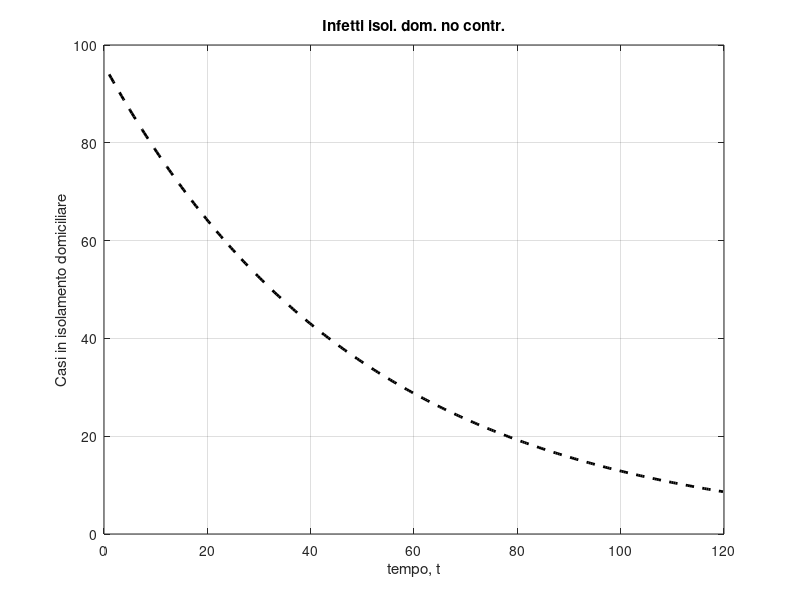
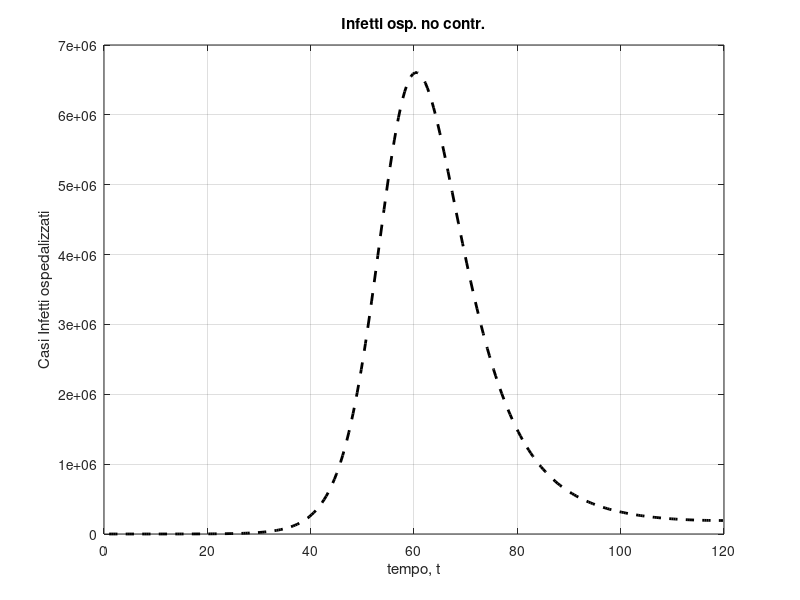
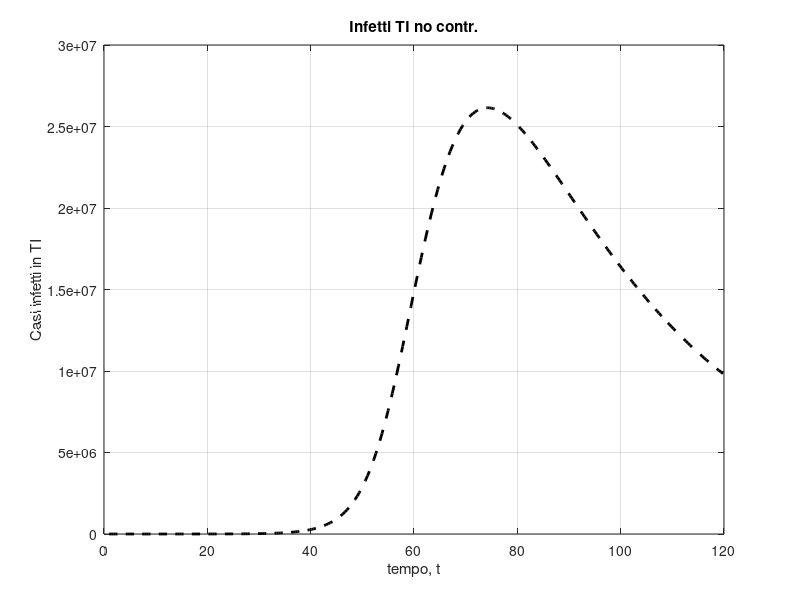

Write the MATLAB code that produced these figures, in order.
close all
clc
%Popolazione italiana
popolazione=60e6;

%parametro di integrazione
%discretizzazione del sistema continuo (per poterne calcolare l'evoluzione numericamente) secondo il metodo di Eulero
%time-step
step = 0.4;
tempoMax= 120;
t = 1:step:tempoMax;

%-------------------------------------------------------------------------
%------------------------------ DATI REALI -------------------------------
%-------------------------------------------------------------------------


%persone in isolamento domiciliare (Q)
real_Q = [94	162	221	284	412	543	798	927	1000	1065	1155	1060	1843	2180	2936	2599	3724	5036	6201	7860	9268	10197	11108	12090	14935	19185	22116	23783	26522	28697	30920	33648	36653	39533	42588	43752	45420	48134	50456	52579	55270	58320	60313	61557	63084	64873	66534	68744	71063	72333	73094	74696	76778	78364	80031	80589	80758	81104	81510	81710	82286	82212	82722	83504	83619	83652	81708	81796	81808	81436	81678	80770	74426	73139	72157	69974	68679	67950	67449	65392	64132	60470	59012	57278	55597	54422	52452	51051	49770	48485	47428	46574	44504	42732	40118	38606	36561	35275	34844	33569	33202	32588	31359	30582	30111	29718	28028	27141	26270	24877	23518	22471	22213	21091	20649	20066	18750	18586	18510	18472];
real_Qt = transpose(real_Q);

%ricoverati con sintomi (I1)
real_I1 = [101	114	128	248	345	401	639	742	1034	1346	1790	2394	2651	3557	4316	5038	5838	6650	7426	8372	9663	11025	12894	14363	15757	16020	17708	19846	20692	21937	23112	24753	26029	26676	27386	27795	28192	28403	28540	28741	29010	28949	28976	28718	28485	28399	28242	28144	27847	28023	28011	27643	26893	25786	25007	25033	24906	24134	23805	22871	22068	21533	21372	20353	19723	19210	18149	17569	17357	17242	16823	16270	15769	15174	14636	13834	13618	13539	12865	12172	11453	10792	10400	10311	10207	9991	9624	9269	8957	8695	8613	8185	7917	7729	7379	7094	6680	6387	6099	5916	5742	5503	5301	5002	4864	4729	4581	4320	4131	3893	3747	3594	3489	3301	3113	2867	2632	2474	2314	2038];
real_I1t = transpose(real_I1);

%ricoverati in terapia intensiva (I2)
real_I2 = [26	35	36	56	64	105	140	166	229	295	351	462	567	650	733	877	1028	1153	1328	1518	1672	1851	2060	2257	2498	2655	2857	3009	3204	3396	3489	3612	3732	3856	3906	3981	4023	4035	4053	4068	3994	3977	3898	3792	3693	3605	3497	3381	3343	3260	3186	3079	2936	2812	2733	2635	2573	2471	2384	2267	2173	2102	2009	1956	1863	1795	1694	1578	1539	1501	1479	1427	1333	1311	1168	1034	1027	999	952	893	855	808	775	762	749	716	676	640	595	572	553	541	521	505	489	475	450	435	424	408	353	338	316	293	287	283	263	249	236	227	220	209	207	177	163	168	161	152	148	127];
real_I2t = transpose(real_I2);


%-------------------------------------------------------------------------
%----------   VETTORI PER L'EVOLUZIONE NEL TEMPO DELLE VARIABILI ---------
%-------------------------------------------------------------------------

S = zeros(1, length(t));
E = zeros(1, length(t));
A = zeros(1, length(t));
Q = zeros(1, length(t));
I1 = zeros(1, length(t));
I2 = zeros(1, length(t));
R = zeros(1, length(t));
M = zeros(1, length(t));
T = zeros(1, length(t));


%-------------------------------------------------------------------------
%-------------------------- CONDIZIONI INIZIALI --------------------------
%-------------------------------------------------------------------------
E(1) = 50;  
A(1) = 4324; 
Q(1) = 94;
I1(1) = 101;
I2(1) = 26;
R(1) = 1;
S(1) = popolazione - E(1)- Q(1) - I1(1) - I2(1) - R(1);
M(1) = 0;
T(1) = 0;


%-------------------------------------------------------------------------
%---------------------- PARAMETRI FISSI NEL TEMPO -------------------------
%-------------------------------------------------------------------------

beta = 0.000000008;
c= 0;
d1 = 0.011;     %tasso di mortalità di S
b = S(1)*d1;    %numero di persone in ingresso al compartimento S
d2 = 0.018;     %tasso di mortalità di E
d3 = 0.019;     %tasso di mortalità di A
d4 = 0.02;      %tasso di mortalità di Q
d5 = 0.05;      %tasso di mortalità di I1
d7 = 0.009;     %tasso di mortalità di R
d6 = 0.03;
tau1 = 0.2;     %inverso del tempo medio per l'insorgenza dei sintomi
tau2 = 0.25;    %inverso del tempo medio per l'esito del tampone
k = 0.2;        %inverso del tempo medio trascorso dai soggetti nel compartimento E 
         
%-------------------------------------------------------------------------
%---------------------- PARAMETRI VARIABILI NEL TEMPO --------------------
%-------------------------------------------------------------------------

gamma1 = 0;     %tasso di guarigione senza controlli specifici per infetti in isolamento domiciliare 
gamma2 = 0;     %tasso di guarigione senza controlli specifici per infetti ospedalizzati 
u_p = 0;        %controllo preventivo (distanza sociale, igiene delle mani ecc...)
u_Ta = 0.02;    %controllo riguardante il tampone
u_1 = 0.004;    %controllo riguardante cure a casa
u_2 = 0.005;    %controllo riguardante cure in ospedale no in terapia intensiva
u_3 = 0.006;    %controllo riguardante cure in ospedale in terapia intensiva
rho1 = 1;       %peso del controllo u_1
rho2 = 1;       %peso del controllo u_2
rho3 = 1;       %peso del controllo u_3
p = 0.2;        %percentuale persone in isolamento domiciliare rispetto i nuovi casi positivi, 
                
theta = 0.03;   %percentuale di test
lambda = 0.015; %percentuale di tesi positivi
sigma1 = 0.3;   %tasso di complicanza della malattia
m = 0.001;      %tasso di mortalità a causa della malattia

disp('%%%%%%%%%%%%%%%% VALORE DEL NUMERO DI RIPRODUZIONE DI BASE, R0 %%%%%%%%%%%%%%%%')
R0 = (beta*b)/(d1*(d2+k))

%-------------------------------------------------------------------------
%------------------------------ SIMULAZIONE ------------------------------
%-------------------------------------------------------------------------

for i=1:length(t)-1
  %{
     if (i>=7/step) && (i<14/step)
       gamma1 = 0; 
       gamma2 = 0;
        u_p = 0;  
        u_Ta = 0.03; 
        u_1 = 0.04;  
        u_2 = 0.005;  
        u_3 = 0.006;  
        p = 0.2; 
        theta = 0.05;  
        lambda = 0.03; 
        m = 0.001;
     end
     
     if (i>=14/step) && (i<21/step)
        u_p = 0.01;  
        u_Ta = 0.04; 
        u_1 = 0.004;  
        u_2 = 0.005;  
        u_3 = 0.006;  
        p = 0.4; 
        theta = 0.05;  
        lambda = 0.04; 
        m = 0.13; %le morti sono aumentate vertiginosamente
     end
     
     if (i>=21/step) && (i<28/step)   %lockdown  
        u_Ta = 0.05; 
        u_2 = 0.009;  
        u_3 = 0.01;  
        theta = 0.06; 
        rho2 = 10;  
        lambda = 0.05; 
        m = 0.16; 
     end
     
     
     if (i>=28/step) && (i<33/step)
        gamma1 = 0.002; 
        gamma2 = 0.001;
        u_p = 0.1;  
        u_Ta = 0.05; 
        u_1 = 0.03;  
        u_2 = 0.035;  
        u_3 = 0.05;  
        p = 0.6; 
        theta = 0.06; 
        rho2 = 8;  
        rho3 = 1;
        tau2 = 0.25;           
        sigma1 = sigma1+0.01; 
        lambda = 0.052; 
        m = m+0.01; 
     end
     
     if (i>=33/step) && (i<35/step)
        gamma1 = 0.002; 
        gamma2 = 0.001;
        u_p = 0.1;  
        u_Ta = 0.05; 
        u_1 = 0.03;  
        u_2 = 0.045;  
        u_3 = u_3+0.002;  
        p = 0.6; 
        theta = 0.06; 
        rho2 = 10; 
        rho3 = 3;
        tau2 = 0.25;           
        sigma1 = sigma1+0.05; 
        lambda = 0.054; 
        m = m+0.04;
     end
     
     if (i>=35/step) && (i<40/step)
       beta = 0.0000000045;
       gamma1 = 0.002; 
       gamma2 = 0.001;
        u_p = 0.2;  
        u_Ta = 0.05; 
        u_1 = 0.04;  
        u_2 = 0.05;  
        u_3 = 0.06;  
        p = 0.65; 
        theta = 0.07;            
        sigma1 = sigma1-0.006; 
        lambda = 0.052; 
     end
     if (i>=40/step) && (i<42/step) %i primi risultati del lockdown si iniziano a vedere ora, controllo u_p aumenta molto
        u_p = 0.4;  
        u_Ta = u_Ta+0.002; 
        u_1 = 0.045;  
        u_3 = 0.051;  
        p = 0.6; 
        theta = theta+0.002;            
        sigma1 = sigma1-0.006; 
        m = 0.47; 
     end
     
     if (i>=42/step) && (i<46/step)  
        u_Ta = u_Ta+0.002; 
        u_1 = 0.045;    
        u_3 = 0.051;  
        p = 0.6; 
        theta = theta+0.002; 
        gamma1 = 0.02;           %aumentano persone che guariscono anche senza controlli
        rho1 = 3;          
        lambda = 0.08;
        m = 0.45;
     end
     %}
     
    T(i+1) = i;
    S(i+1) = S(i)+step*(b-(+d1+beta*E(i)*(1-c*u_p)+c*theta*u_Ta)*S(i)+c*(1-lambda)*tau2*A(i)); 
    E(i+1) = E(i)+step*(beta*E(i)*(1-c*u_p)*S(i)-(d2+c*theta*tau1*u_Ta+k)*E(i)); 
    A(i+1) = A(i)+step*(c*theta*u_Ta*S(i)+c*theta*tau1*u_Ta*E(i)-c*(1-lambda)*tau2*A(i)-d3*A(i)-c*lambda*tau2*A(i));
    Q(i+1) = Q(i)+step*(c*p*lambda*tau2*A(i)-(d4+gamma1+c*rho1*u_1)*Q(i));
    I1(i+1) = I1(i)+step*(k*E(i)+c*(1-p)*lambda*tau2*A(i)-(d5+gamma2+c*rho2*u_2+sigma1)*I1(i));
    I2(i+1) = I2(i)+step*(sigma1*I1(i)-(m+d6+c*rho3*u_3)*I2(i)); 
    R(i+1) = R(i)+step*((gamma1+c*rho1*u_1)*Q(i)+(gamma2+c*rho2*u_2)*I1(i)+rho3*u_3-d7*R(i));
    M(i+1) = M(i)+step*(m*I2(i)); 
    
    
    
   
end    


Q_trasp = transpose(Q);
I1_trasp = transpose(I1);
I2_trasp = transpose(I2);
infected = [Q_trasp I1_trasp I2_trasp];


%-------------------------------------------------------------------------
%------------------- VISUALIZZAZIONE SIMULAZIONE -------------------------
%-------------------------------------------------------------------------



figure
plot(t,Q, '-- k','linewidth',2);
title('Infetti isol. dom. no contr.');
grid on;
xlabel('tempo, t'); 
ylabel('Casi in isolamento domiciliare');
set(gcf, 'Position',  [0, 250, 500, 400])

figure
plot(t,I1, '-- k','linewidth',2)
title('Infetti osp. no contr.');
grid on;
xlabel('tempo, t'); 
ylabel('Casi Infetti ospedalizzati');
set(gcf, 'Position',  [520, 250, 500, 400])

figure
plot(t,I2, '-- k','linewidth',2);
title('Infetti TI no contr.');
grid on;
xlabel('tempo, t'); 
ylabel('Casi infetti in TI');

set(gcf, 'Position',  [1050, 250, 500, 400])